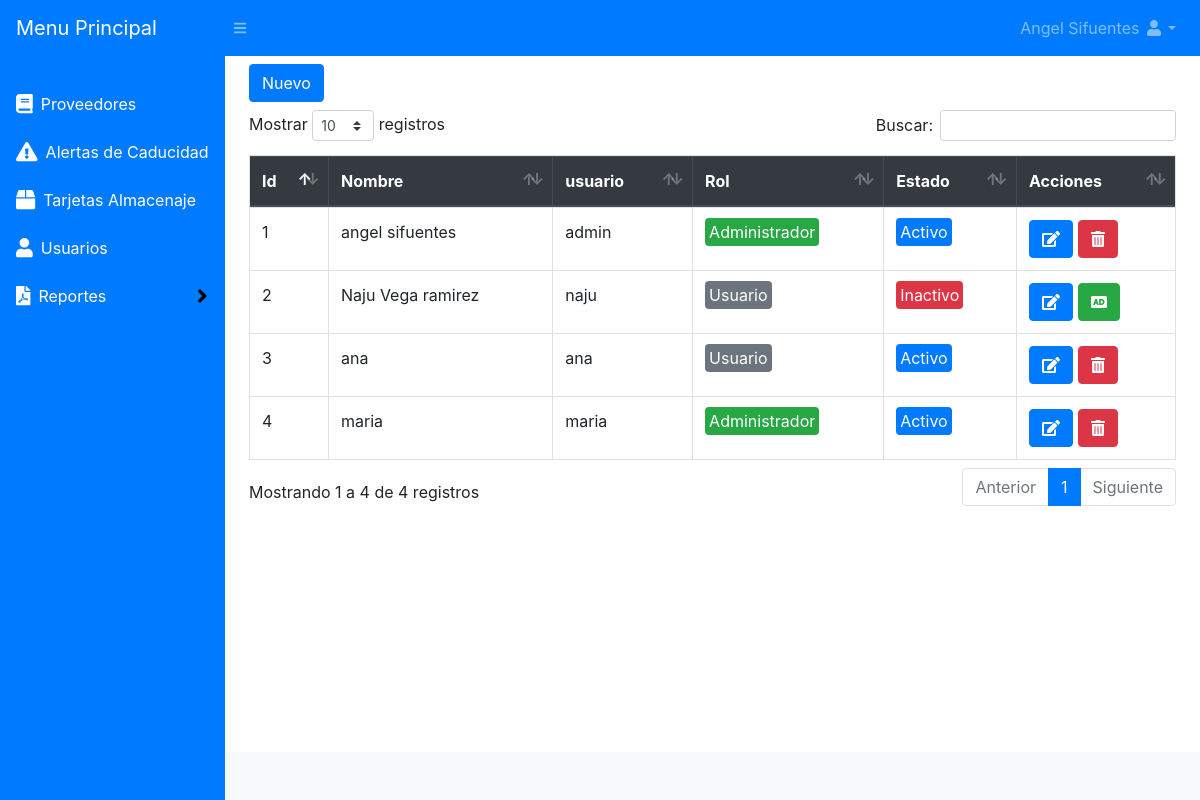
The page /usuarios/listar (signed in) on the database its author committed.
### tables this page shows
CREATE TABLE `usuarios` (
  `id` int(11) NOT NULL,
  `usuario` varchar(50) NOT NULL,
  `nombre` varchar(200) NOT NULL,
  `clave` varchar(100) NOT NULL,
  `rol` varchar(20) NOT NULL,
  `estado` int(11) NOT NULL DEFAULT 1
);

### index.php (called while the page is built, shortened)
<?php
require_once("Helpers/Helpers.php");
$url = isset($_GET['url']) ? $_GET['url'] : "Home/home";
$arrUrl = explode("/", $url);
$controller = $arrUrl[0];
$methop = $arrUrl[0];
if (isset($arrUrl[1])) {
    if ($arrUrl[1] != "") {
        $methop = $arrUrl[1];
    }
}
require_once("Libraries/Core/Load.php");
?>

### Libraries/Core/Controllers.php (called while the page is built, shortened)
<?php
class Controllers{
    public function loadModel()
    {
        $model = get_class($this)."Model";
        $routClass = "Models/".$model.".php";
    }
}
?>

### Libraries/Core/Conexion.php (called while the page is built)
<?php
class Conexion{
    private $conect;
    public function __construct()
    {
      $conexion = "mysql:host=".HOST.";dbname=".BD.";.CHARSET.";
      try {
          $this->conect = new PDO($conexion, DB_USER, PASS);
          $this->conect->setAttribute(PDO::ATTR_ERRMODE, PDO::ERRMODE_EXCEPTION);
      } catch (PDOException $e) {
          $this->conect = "Error en la conexion";
          echo "Error: " . $e->getMessage();
      }
    }
    public function conect()
    {
        return $this->conect;
    }
}
?>

### Libraries/Core/Mysql.php (called while the page is built, shortened)
<?php
class Mysql extends Conexion{
    private $conexion;
    function __construct()
    {
        $this->conexion = new Conexion();
        $this->conexion = $this->conexion->conect();
    }
    public function select_all(string $query){
        $this->strquery = $query;
        $result = $this->conexion->prepare($this->strquery);
        $result->execute();
        $data = $result->fetchall(PDO::FETCH_ASSOC);
        return $data;
    }
}
?>

### Helpers/Helpers.php (called while the page is built)
<?php
function base_url()
{
    return BASE_URL;
}
function encabezado($data="")
{
    $VistaH = "Views/Template/header.php";
    require_once($VistaH);
}
function pie($data="")
{
    $VistaP = "Views/Template/footer.php";
    require_once($VistaP);
}
?>

### Libraries/Core/Views.php (called while the page is built)
<?php
class Views{
    function getView($controller, $view, $data="", $alert="", $config = "", $cliente = "")
    {
        $controller = get_class($controller);
        if ($controller == "Home") {
            $view = "Views/".$view.".php";
        }else{
            $view = "Views/" . $controller . "/" . $view . ".php";
        }
        require_once($view);
    }
}
?>

### Controller/Usuarios.php (called while the page is built, shortened)
<?php
class Usuarios extends Controllers
{
    public function listar()
    {
        $data = $this->model->selectUsuarios();
        $this->views->getView($this, "listar", $data);
    }
}

### Models/UsuariosModel.php (called while the page is built, shortened)
<?php
class UsuariosModel extends Mysql{
    public function selectUsuarios()
    {
        $sql = "SELECT * FROM usuarios";
        $res = $this->select_all($sql);
        return $res;
    }
}
?>

### Views/usuarios/listar.php (the view, shortened to what this page needs)
<?php encabezado() ?>
<div id="layoutSidenav_content">
    <main>
        <div class="container-fluid">
            <div class="row">
                <div class="col-lg-12 mt-2">
                    <div class="row">
                        <div class="col-lg-6 mb-2">
                            <button class="btn btn-primary" type="button" data-toggle="modal" data-target="#nuevo_user">Nuevo</button>
                        </div>
                    </div>
                    <div class="table-responsive">
                        <table class="table table-hover table-bordered" id="table">
                            <thead class="thead-dark">
                                <tr>
                                    <th>Id</th>
                                    <th>Nombre</th>
                                    <th>usuario</th>
                                    <th>Rol</th>
                                    <th>Estado</th>
                                    <th>Acciones</th>
                                </tr>
                            </thead>
                            <tbody>
                                <?php
                                foreach ($data as $us) {
                                    if ($us['rol'] == 1) {
                                        $rol = '<span class="badge-success p-1 rounded">Administrador</span>';
                                    } else {
                                        $rol = '<span class="badge-secondary p-1 rounded">Usuario</span>';
                                    }
                                    if ($us['estado'] == 1) {
                                        $estado = '<span class="badge-primary p-1 rounded">Activo</span>';
                                    } else {
                                        $estado = '<span class="badge-danger p-1 rounded">Inactivo</span>';
                                    }
                                ?>
                                    <tr>
                                        <td><?php echo $us['id']; ?></td>
                                        <td><?php echo $us['nombre']; ?></td>
                                        <td><?php echo $us['usuario']; ?></td>
                                        <td><?php echo $rol; ?></td>
                                        <td><?php echo $estado; ?></td>
                                        <td>
                                            <a href="<?php echo base_url() ?>Usuarios/editar?id=<?php echo $us['id']; ?>" class="btn btn-primary"><i class="fas fa-edit"></i></a>
                                            <?php if ($us['estado'] == 1) { ?>
                                                <form action="<?php echo base_url() ?>Usuarios/eliminar" method="post" class="d-inline eliminar">
                                                    <button type="submit" class="btn btn-danger"><i class="fas fa-trash-alt"></i></button>
                                                </form>
                                            <?php } else { ?>
                                                <form action="<?php echo base_url() ?>Usuarios/reingresar" method="post" class="d-inline reingresar">
                                                    <button type="submit" class="btn btn-success"><i class="fas fa-audio-description"></i></button>
                                                </form>
                                            <?php } ?>
                                        </td>
                                    </tr>
                                <?php } ?>
                            </tbody>
                        </table>
                    </div>
                </div>
            </div>
        </div>
    </main>
    <?php pie() ?>

### Libraries/Core/Load.php (shortened to what this page needs)
<?php
$controllerFile = "Controller/" . $controller . ".php";
if (file_exists($controllerFile)) {
    $controller = new $controller();
    if (method_exists($controller, $methop)) {
        $controller->{$methop}($params);
    } else {
        require_once("Controller/Error.php");
    }
} else {
    require_once("Controller/Error.php");
}
?>

### Views/template/header.php (shortened to what this page needs)
<!DOCTYPE html>
<html lang="en">
<head>
    <link rel="stylesheet" href="<?php echo base_url(); ?>Assets/css/styles.css" id="theme-stylesheet">
    <link rel="stylesheet" href="<?php echo base_url(); ?>Assets/css/select2.min.css">
    <link rel="stylesheet" href="<?php echo base_url(); ?>Assets/css/dataTables.bootstrap4.min.css">
</head>
<body class="sb-nav-fixed">
    <nav class="sb-topnav navbar navbar-expand navbar-dark bg-primary">
        <a class="navbar-brand" href="<?php echo base_url(); ?>admin/listar">Menu Principal</a>
        <button class="btn btn-link btn-sm order-1 order-lg-0" id="sidebarToggle" href="#"><i class="fas fa-bars"></i></button>
        <ul class="navbar-nav ml-auto">
            <li class="nav-item dropdown">
                <a class="nav-link dropdown-toggle text-capitalize" id="userDropdown" href="#" role="button" data-toggle="dropdown" aria-haspopup="true" aria-expanded="false"><?php echo $_SESSION['nombre']; ?> <i class="fas fa-user fa-fw"></i></a>
            </li>
        </ul>
    </nav>
    <div id="layoutSidenav">
        <div id="layoutSidenav_nav">
            <nav class="sb-sidenav accordion sb-sidenav-dark" id="sidenavAccordion">
                <div class="sb-sidenav-menu">
                    <div class="nav">
                        <?php if ($_SESSION['rol'] == 1) { ?>
                            <a class="nav-link active" href="<?php echo base_url(); ?>admin/listar">
                        <?php } ?>
                        <a class="nav-link active" href="<?php echo base_url(); ?>proveedores/listar">
                            <div class="sb-nav-link-icon"><i class="fas fa-book fa-lg"></i></div>
                            Proveedores
                        </a>
                            <a class="nav-link active" href="<?php echo base_url(); ?>alertasdecaducidad">
                                <div class="sb-nav-link-icon"><i class="fas fa-exclamation-triangle fa-lg"></i></div>
                                Alertas de Caducidad
                        </a><a class="nav-link active" href="<?php echo base_url(); ?>tarjetaalmacenaje">
                            <div class="sb-nav-link-icon"><i class="fas fa-box fa-lg"></i>
                            </div>
                            Tarjetas Almacenaje
                        </a>
                        <?php if ($_SESSION['rol'] == 1) { ?>
                            <a class="nav-link active" href="<?php echo base_url(); ?>usuarios/listar">
                                <div class="sb-nav-link-icon"><i class="fas fa-user fa-lg"></i>
                                </div>
                                Usuarios
                            </a>
                        <?php } ?>
                        <a class="nav-link collapsed active" href="<?php echo base_url(); ?>/libros" data-toggle="collapse" data-target="#collapseEst" aria-expanded="false" aria-controls="collapseLayouts">
                            <div class="sb-nav-link-icon"><i class="fas fa-file-pdf fa-lg"></i></div>
                            Reportes
                            <div class="sb-sidenav-collapse-arrow"><i class="fas fa-angle-down fa-lg"></i></div>
                        </a>
                    </div>
                </div>
            </nav>
        </div>

### Views/template/footer.php (shortened to what this page needs)
<footer class="py-4 bg-light mt-auto">
</footer>
</div>
</body>
</html>

### rows shown on the page
usuarios: id "1", nombre "angel sifuentes", usuario "admin", rol "Administrador", estado "Activo"
usuarios: id "2", nombre "Naju Vega ramirez", usuario "naju", rol "Usuario", estado "Inactivo"
usuarios: id "3", nombre "ana", usuario "ana", rol "Usuario", estado "Activo"
usuarios: id "4", nombre "maria", usuario "maria", rol "Administrador", estado "Activo"

### other values the page prints
$_SESSION['nombre'] "Angel Sifuentes"
